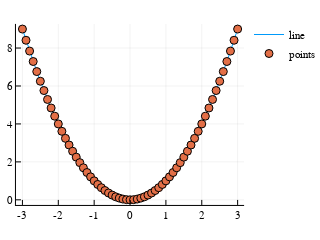

Here is the notebook cell this chart was saved with:
### Code cell
plot(x, y,label = "line",size=(200,200))
scatter!(x, y, label = "points",size=(200,200))

### Figure 1 — Plotly figure (JSON) as saved in the notebook; plotly's stock layout.template omitted (floating-point values rounded to 4 significant figures)
{"data": [{"colorbar": {"title": ""}, "legendgroup": "line", "line": {"color": "rgba(0, 154, 250, 1.000)", "dash": "solid", "shape": "linear", "width": 1}, "mode": "lines", "name": "line", "showlegend": true, "type": "scatter", "x": [-3, -2.9, -2.8, -2.7, -2.6, -2.5, -2.4, -2.3, -2.2, -2.1, -2, -1.9, -1.8, -1.7, -1.6, -1.5, -1.4, -1.3, -1.2, -1.1, -1, -0.9, -0.8, -0.7, -0.6, -0.5, -0.4, -0.3, -0.2, -0.1, 0, 0.1, 0.2, 0.3, 0.4, 0.5, 0.6, 0.7, 0.8, 0.9, 1, 1.1, 1.2, 1.3, 1.4, 1.5, 1.6, 1.7, 1.8, 1.9, 2, 2.1, 2.2, 2.3, 2.4, 2.5, 2.6, 2.7, 2.8, 2.9, 3], "xaxis": "x1", "y": [9, 8.41, 7.84, 7.29, 6.76, 6.25, 5.76, 5.29, 4.84, 4.41, 4, 3.61, 3.24, 2.89, 2.56, 2.25, 1.96, 1.69, 1.44, 1.21, 1, 0.81, 0.64, 0.49, 0.36, 0.25, 0.16, 0.09, 0.04, 0.01, 0, 0.01, 0.04, 0.09, 0.16, 0.25, 0.36, 0.49, 0.64, 0.81, 1, 1.21, 1.44, 1.69, 1.96, 2.25, 2.56, 2.89, 3.24, 3.61, 4, 4.41, 4.84, 5.29, 5.76, 6.25, 6.76, 7.29, 7.84, 8.41, 9], "yaxis": "y1", "zmax": null, "zmin": null}, {"colorbar": {"title": ""}, "legendgroup": "points", "marker": {"color": "rgba(227, 111, 71, 1.000)", "line": {"color": "rgba(0, 0, 0, 1.000)", "width": 1}, "size": 8, "symbol": "circle"}, "mode": "markers", "name": "points", "showlegend": true, "type": "scatter", "x": [-3, -2.9, -2.8, -2.7, -2.6, -2.5, -2.4, -2.3, -2.2, -2.1, -2, -1.9, -1.8, -1.7, -1.6, -1.5, -1.4, -1.3, -1.2, -1.1, -1, -0.9, -0.8, -0.7, -0.6, -0.5, -0.4, -0.3, -0.2, -0.1, 0, 0.1, 0.2, 0.3, 0.4, 0.5, 0.6, 0.7, 0.8, 0.9, 1, 1.1, 1.2, 1.3, 1.4, 1.5, 1.6, 1.7, 1.8, 1.9, 2, 2.1, 2.2, 2.3, 2.4, 2.5, 2.6, 2.7, 2.8, 2.9, 3], "xaxis": "x1", "y": [9, 8.41, 7.84, 7.29, 6.76, 6.25, 5.76, 5.29, 4.84, 4.41, 4, 3.61, 3.24, 2.89, 2.56, 2.25, 1.96, 1.69, 1.44, 1.21, 1, 0.81, 0.64, 0.49, 0.36, 0.25, 0.16, 0.09, 0.04, 0.01, 0, 0.01, 0.04, 0.09, 0.16, 0.25, 0.36, 0.49, 0.64, 0.81, 1, 1.21, 1.44, 1.69, 1.96, 2.25, 2.56, 2.89, 3.24, 3.61, 4, 4.41, 4.84, 5.29, 5.76, 6.25, 6.76, 7.29, 7.84, 8.41, 9], "yaxis": "y1", "zmax": null, "zmin": null}], "layout": {"annotations": [], "height": 200, "legend": {"bgcolor": "rgba(255, 255, 255, 1.000)", "bordercolor": "rgba(0, 0, 0, 1.000)", "font": {"color": "rgba(0, 0, 0, 1.000)", "family": "sans-serif", "size": 11}, "tracegroupgap": 0, "x": 1, "y": 1}, "margin": {"b": 20, "l": 0, "r": 0, "t": 20}, "paper_bgcolor": "rgba(255, 255, 255, 1.000)", "plot_bgcolor": "rgba(255, 255, 255, 1.000)", "showlegend": true, "width": 200, "xaxis": {"anchor": "y1", "domain": [0.06413, 0.9803], "gridcolor": "rgba(0, 0, 0, 0.100)", "gridwidth": 0.5, "linecolor": "rgba(0, 0, 0, 1.000)", "mirror": false, "range": [-3.18, 3.18], "showgrid": true, "showline": true, "showticklabels": true, "tickangle": 0, "tickcolor": "rgb(0, 0, 0)", "tickfont": {"color": "rgba(0, 0, 0, 1.000)", "family": "sans-serif", "size": 11}, "tickmode": "array", "ticks": "inside", "ticktext": ["-3", "-2", "-1", "0", "1", "2", "3"], "tickvals": [-3, -2, -1, 0, 1, 2, 3], "title": "", "titlefont": {"color": "rgba(0, 0, 0, 1.000)", "family": "sans-serif", "size": 15}, "type": "-", "visible": true, "zeroline": false, "zerolinecolor": "rgba(0, 0, 0, 1.000)"}, "yaxis": {"anchor": "x1", "domain": [0.07524, 0.9803], "gridcolor": "rgba(0, 0, 0, 0.100)", "gridwidth": 0.5, "linecolor": "rgba(0, 0, 0, 1.000)", "mirror": false, "range": [-0.27, 9.27], "showgrid": true, "showline": true, "showticklabels": true, "tickangle": 0, "tickcolor": "rgb(0, 0, 0)", "tickfont": {"color": "rgba(0, 0, 0, 1.000)", "family": "sans-serif", "size": 11}, "tickmode": "array", "ticks": "inside", "ticktext": ["0", "2", "4", "6", "8"], "tickvals": [0, 2, 4, 6, 8], "title": "", "titlefont": {"color": "rgba(0, 0, 0, 1.000)", "family": "sans-serif", "size": 15}, "type": "-", "visible": true, "zeroline": false, "zerolinecolor": "rgba(0, 0, 0, 1.000)"}}}
